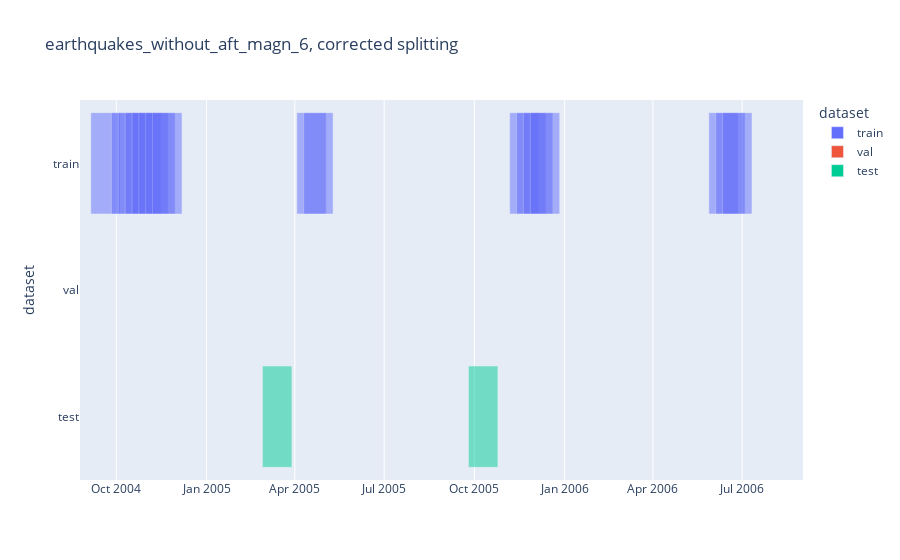

Notebook source saved alongside this figure:
### Code cell
plot_timeline(
    train_set, val_set, test_set, 
    xlim=[datetime.date(2004, 8, 25), datetime.date(2006, 9, 1)],
    title=f"{data}, corrected splitting",
    save_dir=PLOTLY_SAVE_DIR,
    show=True
)

### Figure 1 — Plotly figure (JSON) as saved in the notebook; plotly's stock layout.template omitted (floating-point values rounded to 4 significant figures; data arrays with more than 128 entries replaced by an {"elided": "..."} marker saying what was removed)
{"data": [{"alignmentgroup": "True", "base": {"elided": "148 str values"}, "hovertemplate": "dataset=%{y}<br>start=%{base}<br>finish=%{x}<extra></extra>", "legendgroup": "train", "marker": {"color": "#636efa", "opacity": 0.5, "pattern": {"shape": ""}}, "name": "train", "offsetgroup": "train", "orientation": "h", "showlegend": true, "textposition": "auto", "type": "bar", "x": {"elided": "148 int values"}, "xaxis": "x", "y": {"elided": "148 str values"}, "yaxis": "y"}, {"alignmentgroup": "True", "base": ["2006-10-15", "2008-07-06", "2013-02-10", "2014-11-02", "2015-12-27", "2016-07-24", "2017-09-17", "2019-06-09", "2021-09-26", "2022-04-24", "2023-06-18"], "hovertemplate": "dataset=%{y}<br>start=%{base}<br>finish=%{x}<extra></extra>", "legendgroup": "val", "marker": {"color": "#EF553B", "opacity": 0.5, "pattern": {"shape": ""}}, "name": "val", "offsetgroup": "val", "orientation": "h", "showlegend": true, "textposition": "auto", "type": "bar", "x": [2592000000, 2592000000, 2592000000, 2592000000, 2592000000, 2592000000, 2592000000, 2592000000, 2592000000, 2592000000, 2592000000], "xaxis": "x", "y": ["val", "val", "val", "val", "val", "val", "val", "val", "val", "val", "val"], "yaxis": "y"}, {"alignmentgroup": "True", "base": ["2005-02-27", "2005-09-25", "2007-06-17", "2009-10-04", "2010-05-02", "2013-03-17", "2013-10-13", "2016-08-28", "2018-05-20", "2019-07-14", "2021-10-31", "2022-05-29"], "hovertemplate": "dataset=%{y}<br>start=%{base}<br>finish=%{x}<extra></extra>", "legendgroup": "test", "marker": {"color": "#00cc96", "opacity": 0.5, "pattern": {"shape": ""}}, "name": "test", "offsetgroup": "test", "orientation": "h", "showlegend": true, "textposition": "auto", "type": "bar", "x": [2592000000, 2592000000, 2592000000, 2592000000, 2592000000, 2592000000, 2592000000, 2592000000, 2592000000, 2592000000, 2592000000, 2592000000], "xaxis": "x", "y": ["test", "test", "test", "test", "test", "test", "test", "test", "test", "test", "test", "test"], "yaxis": "y"}], "layout": {"barmode": "overlay", "legend": {"title": {"text": "dataset"}, "tracegroupgap": 0}, "title": {"text": "earthquakes_without_aft_magn_6, corrected splitting"}, "xaxis": {"anchor": "y", "domain": [0, 1], "range": ["2004-08-25", "2006-09-01"], "type": "date"}, "yaxis": {"anchor": "x", "categoryarray": ["test", "val", "train"], "categoryorder": "array", "domain": [0, 1], "title": {"text": "dataset"}}}}
